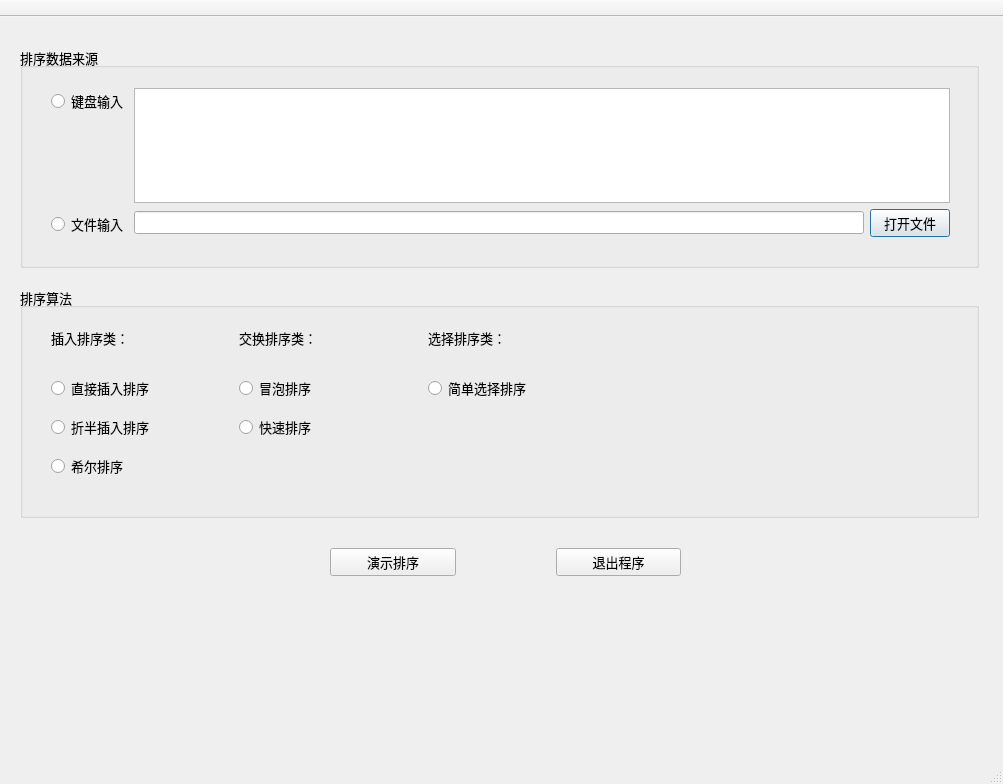
<?xml version="1.0" encoding="UTF-8"?>
<ui version="4.0">
 <class>MainWindow</class>
 <widget class="QMainWindow" name="MainWindow">
  <property name="enabled">
   <bool>true</bool>
  </property>
  <property name="geometry">
   <rect>
    <x>0</x>
    <y>0</y>
    <width>1003</width>
    <height>784</height>
   </rect>
  </property>
  <property name="font">
   <font>
    <family>Times New Roman</family>
    <pointsize>10</pointsize>
    <weight>75</weight>
    <bold>true</bold>
   </font>
  </property>
  <property name="windowTitle">
   <string>排序算法动态演示程序</string>
  </property>
  <widget class="QWidget" name="centralWidget">
   <widget class="QWidget" name="gridLayoutWidget_2">
    <property name="geometry">
     <rect>
      <x>230</x>
      <y>520</y>
      <width>551</width>
      <height>51</height>
     </rect>
    </property>
    <layout class="QGridLayout" name="gridLayout_2">
     <property name="leftMargin">
      <number>100</number>
     </property>
     <property name="rightMargin">
      <number>100</number>
     </property>
     <property name="horizontalSpacing">
      <number>100</number>
     </property>
     <item row="0" column="0">
      <widget class="QPushButton" name="Button_start">
       <property name="font">
        <font>
         <family>宋体</family>
         <weight>50</weight>
         <bold>false</bold>
        </font>
       </property>
       <property name="text">
        <string>演示排序</string>
       </property>
      </widget>
     </item>
     <item row="0" column="1">
      <widget class="QPushButton" name="Button_exit">
       <property name="font">
        <font>
         <family>宋体</family>
         <weight>50</weight>
         <bold>false</bold>
        </font>
       </property>
       <property name="text">
        <string>退出程序</string>
       </property>
      </widget>
     </item>
    </layout>
   </widget>
   <widget class="QGroupBox" name="Box_algorithm">
    <property name="geometry">
     <rect>
      <x>20</x>
      <y>270</y>
      <width>959</width>
      <height>231</height>
     </rect>
    </property>
    <property name="font">
     <font>
      <family>Times New Roman</family>
      <weight>50</weight>
      <bold>false</bold>
     </font>
    </property>
    <property name="layoutDirection">
     <enum>Qt::LeftToRight</enum>
    </property>
    <property name="title">
     <string>排序算法</string>
    </property>
    <property name="flat">
     <bool>false</bool>
    </property>
    <property name="checkable">
     <bool>false</bool>
    </property>
    <widget class="QWidget" name="gridLayoutWidget">
     <property name="geometry">
      <rect>
       <x>20</x>
       <y>70</y>
       <width>581</width>
       <height>141</height>
      </rect>
     </property>
     <layout class="QGridLayout" name="gridLayout">
      <item row="0" column="1">
       <widget class="QRadioButton" name="Button_bubble">
        <property name="font">
         <font>
          <family>黑体</family>
          <weight>50</weight>
          <bold>false</bold>
         </font>
        </property>
        <property name="text">
         <string>冒泡排序</string>
        </property>
       </widget>
      </item>
      <item row="1" column="1">
       <widget class="QRadioButton" name="Button_quick">
        <property name="font">
         <font>
          <family>黑体</family>
          <weight>50</weight>
          <bold>false</bold>
         </font>
        </property>
        <property name="text">
         <string>快速排序</string>
        </property>
       </widget>
      </item>
      <item row="2" column="0">
       <widget class="QRadioButton" name="Button_shell">
        <property name="font">
         <font>
          <family>黑体</family>
          <weight>50</weight>
          <bold>false</bold>
         </font>
        </property>
        <property name="text">
         <string>希尔排序</string>
        </property>
       </widget>
      </item>
      <item row="1" column="0">
       <widget class="QRadioButton" name="Button_binary_insert">
        <property name="font">
         <font>
          <family>黑体</family>
          <weight>50</weight>
          <bold>false</bold>
         </font>
        </property>
        <property name="text">
         <string>折半插入排序</string>
        </property>
       </widget>
      </item>
      <item row="0" column="0">
       <widget class="QRadioButton" name="Button_direct_insert">
        <property name="font">
         <font>
          <family>黑体</family>
          <weight>50</weight>
          <bold>false</bold>
         </font>
        </property>
        <property name="text">
         <string>直接插入排序</string>
        </property>
       </widget>
      </item>
      <item row="0" column="2">
       <widget class="QRadioButton" name="Button_simple_select">
        <property name="font">
         <font>
          <family>黑体</family>
          <weight>50</weight>
          <bold>false</bold>
         </font>
        </property>
        <property name="text">
         <string>简单选择排序</string>
        </property>
       </widget>
      </item>
     </layout>
    </widget>
    <widget class="QWidget" name="horizontalLayoutWidget">
     <property name="geometry">
      <rect>
       <x>20</x>
       <y>30</y>
       <width>581</width>
       <height>41</height>
      </rect>
     </property>
     <layout class="QHBoxLayout" name="horizontalLayout">
      <item>
       <widget class="QLabel" name="insert_sort">
        <property name="font">
         <font>
          <family>楷体</family>
          <weight>50</weight>
          <bold>false</bold>
         </font>
        </property>
        <property name="text">
         <string>插入排序类：</string>
        </property>
       </widget>
      </item>
      <item>
       <widget class="QLabel" name="swap_sort">
        <property name="font">
         <font>
          <family>楷体</family>
          <weight>50</weight>
          <bold>false</bold>
         </font>
        </property>
        <property name="text">
         <string>交换排序类：</string>
        </property>
       </widget>
      </item>
      <item>
       <widget class="QLabel" name="select_sort">
        <property name="font">
         <font>
          <family>楷体</family>
          <weight>50</weight>
          <bold>false</bold>
         </font>
        </property>
        <property name="text">
         <string>选择排序类：</string>
        </property>
       </widget>
      </item>
     </layout>
    </widget>
   </widget>
   <widget class="QGroupBox" name="Box_source">
    <property name="geometry">
     <rect>
      <x>20</x>
      <y>30</y>
      <width>959</width>
      <height>221</height>
     </rect>
    </property>
    <property name="font">
     <font>
      <family>Times New Roman</family>
      <weight>50</weight>
      <bold>false</bold>
     </font>
    </property>
    <property name="title">
     <string>排序数据来源</string>
    </property>
    <widget class="QWidget" name="formLayoutWidget_2">
     <property name="geometry">
      <rect>
       <x>20</x>
       <y>30</y>
       <width>921</width>
       <height>171</height>
      </rect>
     </property>
     <layout class="QFormLayout" name="formLayout">
      <item row="0" column="0">
       <layout class="QVBoxLayout" name="verticalLayout_2">
        <item>
         <widget class="QRadioButton" name="Button_input_keyboard">
          <property name="font">
           <font>
            <family>黑体</family>
           </font>
          </property>
          <property name="text">
           <string>键盘输入</string>
          </property>
         </widget>
        </item>
        <item>
         <spacer name="verticalSpacer">
          <property name="orientation">
           <enum>Qt::Vertical</enum>
          </property>
          <property name="sizeHint" stdset="0">
           <size>
            <width>20</width>
            <height>40</height>
           </size>
          </property>
         </spacer>
        </item>
        <item>
         <widget class="QRadioButton" name="Button_input_file">
          <property name="font">
           <font>
            <family>黑体</family>
           </font>
          </property>
          <property name="text">
           <string>文件输入</string>
          </property>
         </widget>
        </item>
       </layout>
      </item>
      <item row="0" column="1">
       <layout class="QGridLayout" name="gridLayout_3">
        <item row="1" column="1">
         <widget class="QPushButton" name="Button_openfile">
          <property name="text">
           <string>打开文件</string>
          </property>
          <property name="default">
           <bool>true</bool>
          </property>
         </widget>
        </item>
        <item row="0" column="0" colspan="2">
         <widget class="QPlainTextEdit" name="plainTextEdit_source_data">
          <property name="plainText">
           <string/>
          </property>
         </widget>
        </item>
        <item row="1" column="0">
         <widget class="QLineEdit" name="lineEdit_filename"/>
        </item>
       </layout>
      </item>
     </layout>
    </widget>
   </widget>
  </widget>
  <widget class="QToolBar" name="mainToolBar">
   <property name="enabled">
    <bool>true</bool>
   </property>
   <property name="movable">
    <bool>false</bool>
   </property>
   <property name="floatable">
    <bool>true</bool>
   </property>
   <attribute name="toolBarArea">
    <enum>TopToolBarArea</enum>
   </attribute>
   <attribute name="toolBarBreak">
    <bool>false</bool>
   </attribute>
  </widget>
  <widget class="QStatusBar" name="statusBar"/>
 </widget>
 <layoutdefault spacing="6" margin="11"/>
 <resources/>
 <connections/>
</ui>
